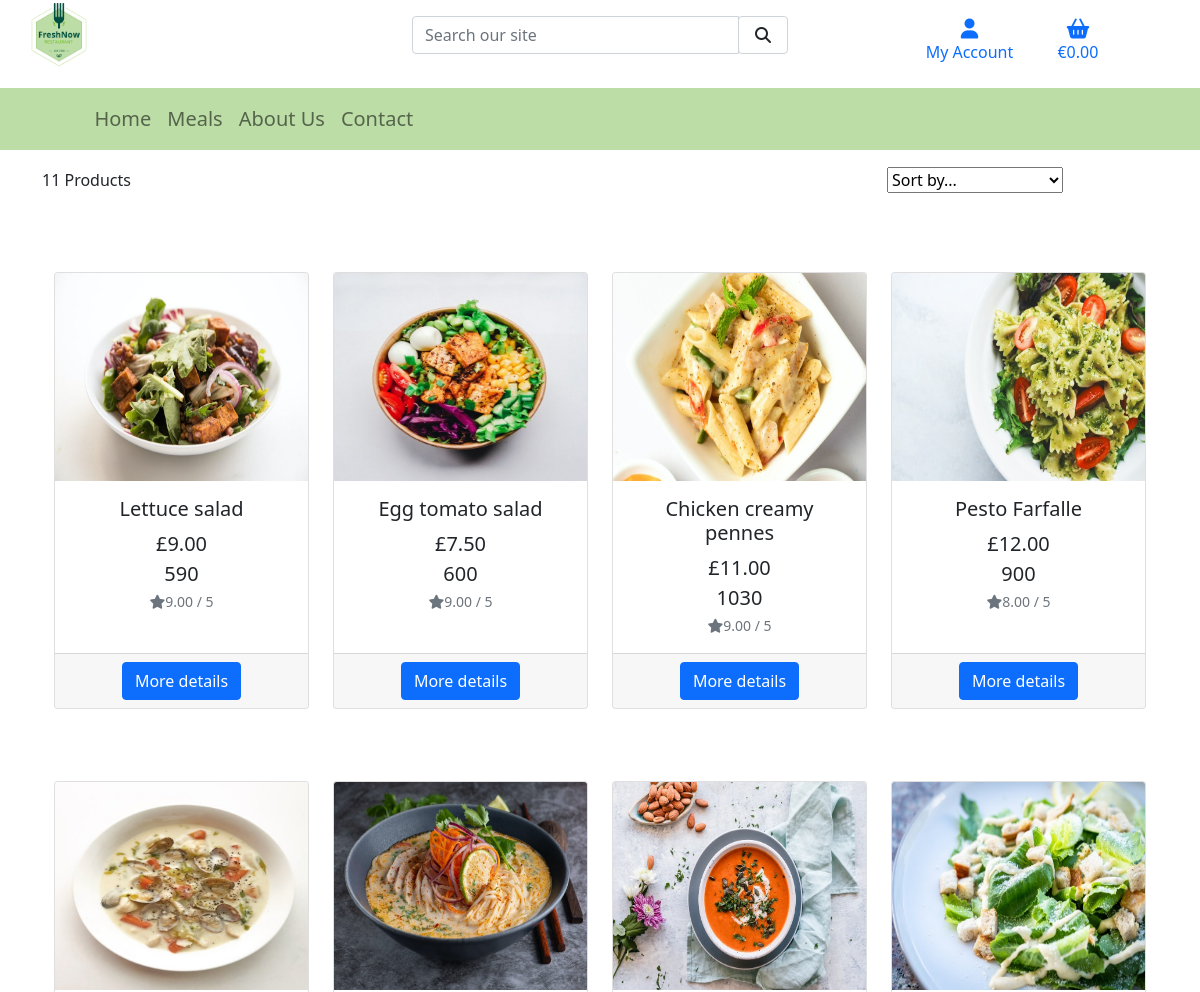
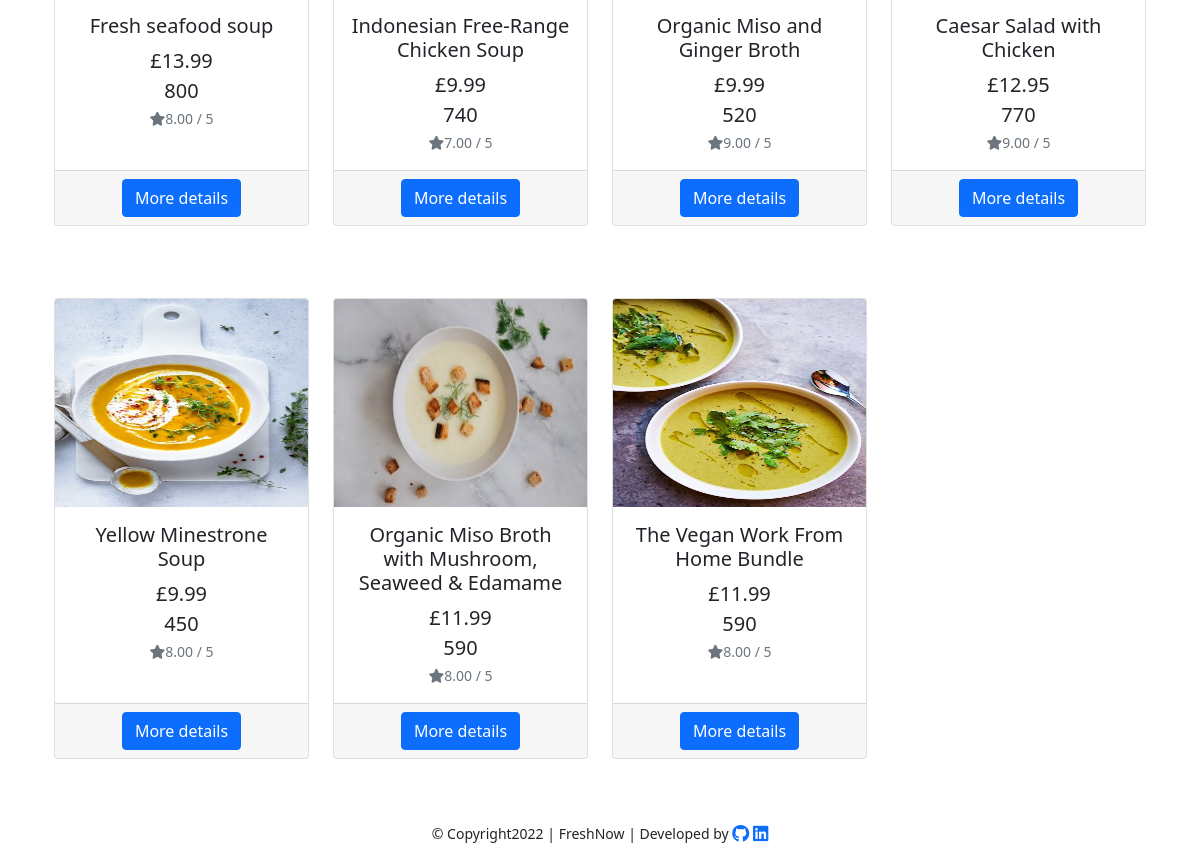
Screenshot of /products/ with the database file from the repository (2 pictures, top to bottom).
### products/models.py (models this page shows, shortened)
class Product(models.Model):
    category = models.ForeignKey(
        'Category', null=True, blank=True, on_delete=models.SET_NULL)
    sku = models.CharField(max_length=254, null=True, blank=True)
    name = models.CharField(max_length=254)
    description = models.TextField()
    price = models.DecimalField(max_digits=6, decimal_places=2)
    rating = models.DecimalField(
        max_digits=6, decimal_places=2, null=True, blank=True)
    image = models.ImageField(null=True, blank=True)
    calories= models.DecimalField(
        max_digits=6, null=True, blank=True, decimal_places=0)
    is_spicy = models.BooleanField(default=False, null=True, blank=True)

### products/views.py (the view, shortened to what this page needs)
# urls.py: path('', views.all_products, name='products'),
def all_products(request):
    products = Product.objects.all()
    query = None
    categories = None
    sort = None
    direction = None
    current_sorting = f'{sort}_{direction}'
    context = {
        'products': products,
        'search_term': query,
        'current_categories': categories,
        'current_sorting': current_sorting,
    }
    return render(request, 'products/products.html', context)

### bag/contexts.py (called while the page is built, shortened)
def bag_contents(request):
    bag_items = []
    total = 0
    product_count = 0
    bag = request.session.get('bag', {})
    if total < settings.FREE_DELIVERY_THRESHOLD:
        delivery = total * Decimal(settings.STANDARD_DELIVERY_PERCENTAGE / 100)
        free_delivery_delta = settings.FREE_DELIVERY_THRESHOLD - total
    else:
        delivery = 0
        free_delivery_delta = 0
    grand_total = delivery + total
    context = {
        'bag_items': bag_items,
        'total': total,
        'product_count': product_count,
        'delivery': delivery,
        'free_delivery_delta': free_delivery_delta,
        'free_delivery_threshold': settings.FREE_DELIVERY_THRESHOLD,
        'grand_total': grand_total,
    }
    return context

### products/contexts.py (called while the page is built)
def all_categories(request):
    category_list = Category.objects.all()
    context = {
        'category_list': category_list,
    }
    return context

### products/templates/products/products.html (shortened to what this page needs)
{% extends "base.html" %}
{% load static %}
{% block page_header %}
    <div class="container header-container mt-5">
        <div class="row">
            <div class="col mt-5">
                <h1>Products</h1>
        </div>
    </div>
{% endblock %}
{% block content %}
   <div class="row mb-3">
    <div class="col-sm-12 col-md-7 ml-lg-5">
        <p class="green-muted mt-3 text-left">
            {{ products|length }} Products{% if search_term %} found for <strong>"{{ search_term }}"</strong>{% endif %}
        </p>
    </div>
    <div class="col-sm-12 col-md-6 col-lg-4 my-auto d-flex justify-content-center justify-content-md-end">
        <div class="sort-select-wrapper-sort-by">
            <select name="sort-selector" id="sort-selector" class="custom-select custom-select-sm border-green green">
                <option value="reset" {% if current_sorting == 'None_None' %}selected{% endif %}>Sort by...</option>
            </select>
        </div>
    </div>
</div>
    <div class="container-fluid mt-5">
        <div class="row">
            <div class="col text-center mt-3">
                    <div class="row row-cols-1 row-cols-md-3 g-4">
                    {% for product in products %}
                        <div class="col-sm-6 col-md-6 col-lg-4 col-xl-3 mb-5">
                            <div class="card h-100" style="width:auto;">
                                {% if product.image %}
                                <img class="card-img-top img-fluid" style="width: 20rem; height: 13rem;" src="{{ product.image.url }}" alt="{{ product.name }}">
                                {% else %}
                                <img class="card-img-top img-fluid" src="{{ MEDIA_URL }}noimage.png" alt="{{ product.name }}">
                                {% endif %}
                                <div class="card-body">
                                  <h5 class="card-title">{{ product.name }}</h5>
                                  <p class="lead mb-0 text-left font-weight-bold">£{{ product.price }} </p>
                                  <p class="lead mb-0 text-left">{{ product.calories }}
                                  <div class="text-center">
                                  {% if product.rating %}
                                    <small class="text-muted text-right"><i class="fas fa-star mr-5"></i>{{ product.rating }} / 5</small>
                                  {% else %}
                                    <small class="text-muted text-right">No Rating</small>
                                  {% endif %}
                                  </div>
                                 </div>
                                <div class="card-footer">
                                    <a href="{% url 'product_detail' product.id %}" class="btn btn-primary">More details</a>
                                  </div>
                              </div>
                           </div>
                    {% endfor %}
                </div>
            </div>
        </div>
    </div>
{% endblock %}

### static/css/base.css (style rules this page uses)
html { height: 100%; scroll-behavior: smooth; }

### rows the page displays
Product: image (picture), name "Lettuce salad", price "9.00", calories "590", rating "9.00"
Product: image (picture), name "Egg tomato salad", price "7.50", calories "600", rating "9.00"
Product: image (picture), name "Chicken creamy pennes", price "11.00", calories "1030", rating "9.00"
Product: image (picture), name "Pesto Farfalle", price "12.00", calories "900", rating "8.00"
Product: image (picture), name "Fresh seafood soup", price "13.99", calories "800", rating "8.00"
Product: image (picture), name "Indonesian Free-Range Chicken Soup", price "9.99", calories "740", rating "7.00"
Product: image (picture), name "Organic Miso and Ginger Broth", price "9.99", calories "520", rating "9.00"
Product: image (picture), name "Caesar Salad with Chicken", price "12.95", calories "770", rating "9.00"
Product: image (picture), name "Yellow Minestrone Soup", price "9.99", calories "450", rating "8.00"
Product: image (picture), name "Organic Miso Broth with Mushroom, Seaweed & Edamame", price "11.99", calories "590", rating "8.00"
Product: image (picture), name "The Vegan Work From Home Bundle", price "11.99", calories "590", rating "8.00"

### other values shown
{{ products|length }} "11"
